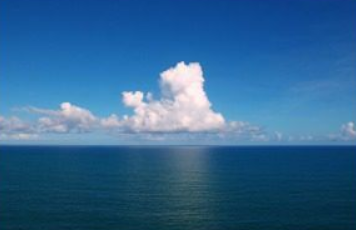
#> input picture step4/SuperFastColorTransfer/ocean_day.jpg, 356 x 230 px
$ python example.py --source ocean_day.jpg --target ocean_sunset.jpg
#> lines starting #> are read from the running program, lines starting #| are printed output that depends on the picture
### step4/SuperFastColorTransfer/color_transfer.py
import numpy as np
import cv2

def color_transfer(source, target, clip=True, preserve_paper=True):
    source = cv2.cvtColor(source, cv2.COLOR_BGR2LAB).astype("float32")
    target = cv2.cvtColor(target, cv2.COLOR_BGR2LAB).astype("float32")

    (lMeanSrc, lStdSrc, aMeanSrc, aStdSrc, bMeanSrc, bStdSrc) = image_stats(source)
    (lMeanTar, lStdTar, aMeanTar, aStdTar, bMeanTar, bStdTar) = image_stats(target)

    (l, a, b) = cv2.split(target)
    l -= lMeanTar
    a -= aMeanTar
    b -= bMeanTar

    l = (lStdTar / lStdSrc) * l
    a = (aStdTar / aStdSrc) * a
    b = (bStdTar / bStdSrc) * b

    l += lMeanSrc
    a += aMeanSrc
    b += bMeanSrc

    if clip:
        l = np.clip(l, 0, 255)
        a = np.clip(a, 0, 255)
        b = np.clip(b, 0, 255)

    transfer = cv2.merge([l, a, b])
    transfer = cv2.cvtColor(transfer.astype("uint8"), cv2.COLOR_LAB2BGR)

    return transfer

def image_stats(image):
    (l, a, b) = cv2.split(image)
    (lMean, lStd) = (l.mean(), l.std())
    (aMean, aStd) = (a.mean(), a.std())
    (bMean, bStd) = (b.mean(), b.std())

    return (lMean, lStd, aMean, aStd, bMean, bStd)

### step4/SuperFastColorTransfer/example.py
from color_transfer import color_transfer
import numpy as np
import argparse
import cv2

def show_image(title, image, width = 300):
	r = width / float(image.shape[1])
	dim = (width, int(image.shape[0] * r))
	resized = cv2.resize(image, dim, interpolation = cv2.INTER_AREA)

	cv2.imshow(title, resized)

def str2bool(v):
    if v.lower() in ('yes', 'true', 't', 'y', '1'):
        return True
    elif v.lower() in ('no', 'false', 'f', 'n', '0'):
        return False
    else:
        raise argparse.ArgumentTypeError('Boolean value expected.')

ap = argparse.ArgumentParser()
ap.add_argument("-s", "--source", required = True,
	help = "Path to the source image")
ap.add_argument("-t", "--target", required = True,
	help = "Path to the target image")
ap.add_argument("-c", "--clip", type = str2bool, default = 't',
	help = "Should np.clip scale L*a*b* values before final conversion to BGR? "
		   "Approptiate min-max scaling used if False.")
ap.add_argument("-p", "--preservePaper", type = str2bool, default = 't',
	help = "Should color transfer strictly follow methodology layed out in original paper?")
ap.add_argument("-o", "--output", help = "Path to the output image (optional)")
args = vars(ap.parse_args())

source = cv2.imread(args["source"])
#> source is the input picture: shape (230, 356, 3); mean B, G, R 146, 101.7, 49
target = cv2.imread(args["target"])
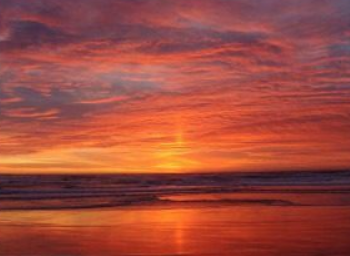
#> input picture step4/SuperFastColorTransfer/ocean_sunset.jpg, 350 x 256 px
#> target is the input picture: shape (256, 350, 3); mean B, G, R 61.7, 73.9, 158

transfer = color_transfer(source, target, clip=args["clip"], preserve_paper=args["preservePaper"])
#> in image_stats, `(l, a, b) = cv2.split(image)`:
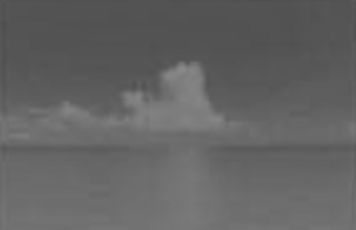
#> b: shape (230, 356) float32; min 79, max 139, mean 99
#> in image_stats, `(lMean, lStd) = (l.mean(), l.std())`: lMean = 105.5; lStd = 44.7
#> in image_stats, `(aMean, aStd) = (a.mean(), a.std())`: aMean = 127.4; aStd = 6.61
#> in image_stats, `(bMean, bStd) = (b.mean(), b.std())`: bMean = 99.04; bStd = 13.05
#> in color_transfer, `(lMeanSrc, lStdSrc, aMeanSrc, aStdSrc, bMeanSrc, bStdSrc) = image_stat..`: lMeanSrc = 105.5; lStdSrc = 44.7; aMeanSrc = 127.4; aStdSrc = 6.61; bMeanSrc = 99.04; bStdSrc = 13.05
#> in image_stats (call 2), `(l, a, b) = cv2.split(image)`:
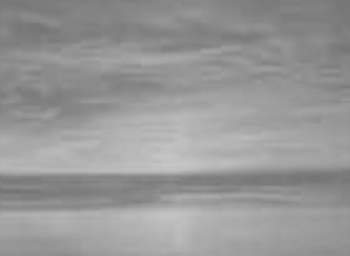
#> b: shape (256, 350) float32; min 116, max 200, mean 151.4
#> in image_stats (call 2), `(lMean, lStd) = (l.mean(), l.std())`: lMean = 107.2; lStd = 33.87
#> in image_stats (call 2), `(aMean, aStd) = (a.mean(), a.std())`: aMean = 161.9; aStd = 10.46
#> in image_stats (call 2), `(bMean, bStd) = (b.mean(), b.std())`: bMean = 151.4; bStd = 18.34
#> in color_transfer, `(lMeanTar, lStdTar, aMeanTar, aStdTar, bMeanTar, bStdTar) = image_stat..`: lMeanTar = 107.2; lStdTar = 33.87; aMeanTar = 161.9; aStdTar = 10.46; bMeanTar = 151.4; bStdTar = 18.34
#> in color_transfer, `l -= lMeanTar`:
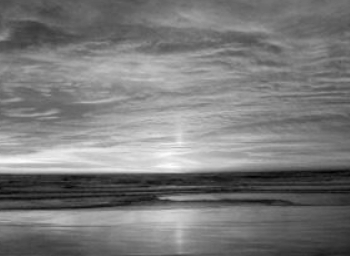
#> l: shape (256, 350) float32; min -93.21, max 100.8, mean 0; drawn with min black and max white
#> in color_transfer, `a += aMeanSrc`:
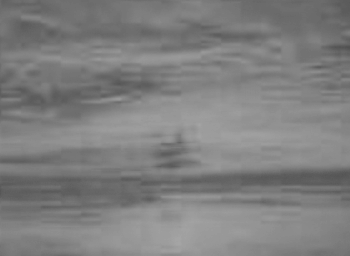
#> a: shape (256, 350) float32; min 81.69, max 165.6, mean 127.4
#> in color_transfer, `b += bMeanSrc`:
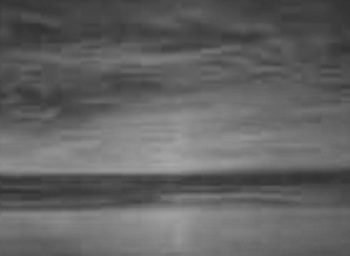
#> b: shape (256, 350) float32; min 49.34, max 167.4, mean 99
#> in color_transfer, `transfer = cv2.cvtColor(transfer.astype("uint8"), cv2.COLOR_LAB2BGR)`:
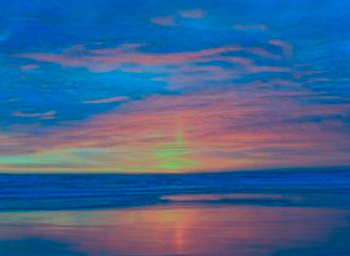
#> transfer: shape (256, 350, 3); mean B, G, R 145, 99.7, 63.1

if args["output"] is not None:
	cv2.imwrite(args["output"], transfer)

show_image("Source", source)
show_image("Target", target)
show_image("Transfer", transfer)
cv2.waitKey(0)
